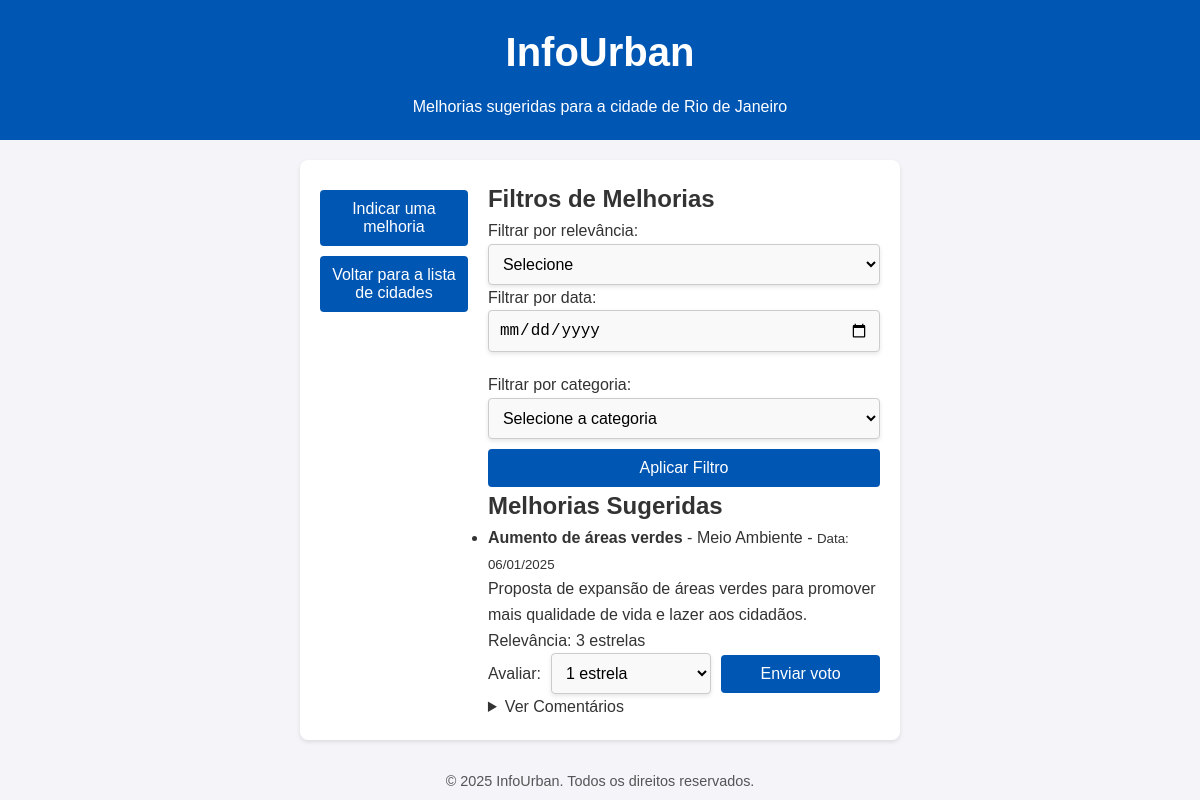
Screenshot of /php/melhorias_cidade.php?cidade_id=2 (signed in) with the database file from the repository.
### tables this page shows
CREATE TABLE cidades (
    id INT AUTO_INCREMENT PRIMARY KEY,
    nome VARCHAR(100) NOT NULL,
    estado CHAR(2) NOT NULL,
    data_criacao TIMESTAMP DEFAULT CURRENT_TIMESTAMP
);

CREATE TABLE melhorias (
    id INT AUTO_INCREMENT PRIMARY KEY,
    cidade_id INT NOT NULL,
    descricao TEXT NOT NULL,
    titulo TEXT NOT NULL,
    categoria VARCHAR(50),
    data_criacao TIMESTAMP DEFAULT CURRENT_TIMESTAMP,
    relevancia INT DEFAULT 0,
    FOREIGN KEY (cidade_id) REFERENCES cidades(id) ON DELETE CASCADE
);

### php/melhorias_cidade.php (the view, shortened to what this page needs)
<?php
    require('conexao.php');
    if (isset($_GET['cidade_id'])) {
        $cidadeId = $_GET['cidade_id'];
        $queryCidade = "SELECT nome FROM cidades WHERE id = '$cidadeId'";
        $resultCidade = mysqli_query($con, $queryCidade);
        $cidade = mysqli_fetch_assoc($resultCidade);
    } else {
        header('Location: principal.php');
        exit;
    }
    $orderBy = "ORDER BY data_criacao DESC";
    $filtroData = isset($_GET['data']) ? $_GET['data'] : '';
    $queryMelhorias = "SELECT m.*, COALESCE(SUM(v.estrelas), 0) AS relevancia
                FROM melhorias m
                LEFT JOIN votos_relevancia v ON m.id = v.melhoria_id
                WHERE m.cidade_id = '$cidadeId'";
    $queryMelhorias .= " GROUP BY m.id";
    if (!empty($orderBy)) {
        $queryMelhorias .= " " . $orderBy;
    }
    $resultMelhorias = mysqli_query($con, $queryMelhorias);
?>
<!DOCTYPE html>
<html lang="pt-br">
<head>
    <link rel="stylesheet" type="text/css" href="../css/styles.css">
</head>
<body>
    <header>
        <h1>InfoUrban</h1>
        <p>Melhorias sugeridas para a cidade de <?= $cidade['nome']; ?></p>
    </header>
    <main>
    <div class="opcoes">
            <button onclick="window.location.href='adicionar_melhoria.php?id=<?php echo $_GET['cidade_id']; ?>'">Indicar uma melhoria</button>
            <button onclick="window.location.href='principal.php'">Voltar para a lista de cidades</button>
    </div>
        <div>
            <section class="filtros">
                <h2>Filtros de Melhorias</h2>
                <form method="get" action="melhorias_cidade.php">
                    <label for="relevancia">Filtrar por relevância:</label>
                    <select name="relevancia" id="relevancia">
                        <option value="">Selecione</option>
                    </select>
                    <label for="data">Filtrar por data:</label>
                    <input type="date" id="data" name="data" value="<?= $filtroData; ?>">
                    <label for="filtroCategoria">Filtrar por categoria:</label>
                    <select id="filtroCategoria" name="filtroCategoria">
                        <option value="">Selecione a categoria</option>
                    </select>
                    <button type="submit">Aplicar Filtro</button>
                </form>
            </section>
            <section class="melhorias">
                <h2>Melhorias Sugeridas</h2>
                <?php if (mysqli_num_rows($resultMelhorias) > 0): ?>
                    <ul>
                        <?php while ($row = mysqli_fetch_assoc($resultMelhorias)): ?>
                            <li>
                                <strong><?= $row['titulo']; ?></strong> - <?= $row['categoria']; ?> - <small>Data: <?= date('d/m/Y', strtotime($row['data_criacao'])); ?></small>
                                <p><?= $row['descricao']; ?></p>
                                <p>Relevância: <?= $row['relevancia']; ?> estrelas</p>
                                <form method="post" action="votar_relevancia.php?melhoria_id=<?= $row['id'] ?>&cidade_id=<?= $_GET['cidade_id']; ?>" class="form-melhoria">
                                    <label for="estrelas">Avaliar:</label>
                                    <select name="estrela" id="estrelas" style="margin-left: 10px; margin-right: 10px;">
                                        <option value="1">1 estrela</option>
                                    </select>
                                    <button type="submit" style="margin-top: 0;">Enviar voto</button>
                                </form>
                                <details>
                                    <summary>Ver Comentários</summary>
                                </details>
                            </li>
                        <?php endwhile; ?>
                    </ul>
                <?php else: ?>
                    <p>Não há melhorias sugeridas para cidade.</p>
                <?php endif; ?>
            </section>
        </div>
    </main>
    <footer>
        <p>&copy; 2025 InfoUrban. Todos os direitos reservados.</p>
    </footer>
</body>
</html>

### css/styles.css (style rules this page uses)
* { margin: 0; padding: 0; box-sizing: border-box; }
body { font-family: Arial, sans-serif; background-color: #f4f4f9; color: #333; line-height: 1.6; margin: 0; }
header { background-color: #0056b3; color: white; padding: 20px 0; text-align: center; }
header h1 { font-size: 2.5rem; margin-bottom: 10px; }
header p { font-size: 1rem; font-weight: 300; }
main { padding: 20px; max-width: 600px; margin: 20px auto; background: white; border-radius: 8px; box-shadow: 0 2px 4px rgba(0, 0, 0, 0.1); }
footer { text-align: center; padding: 10px 0; background-color: #f4f4f9; font-size: 0.9rem; color: #555; }
button { width: 100%; padding: 10px; background-color: #0056b3; color: white; border: none; border-radius: 4px; font-size: 1rem; cursor: pointer; transition: background-color 0.3s; }

### php/melhorias_cidade.php (style rules this page uses)
main { display: flex; }
.opcoes { margin-right: 20px; }
button { width: 100%; padding: 10px; background-color: #0056b3; color: white; border: none; border-radius: 4px; font-size: 1rem; cursor: pointer; transition: background-color 0.3s; margin-top: 10px; }
select { width: 100%; padding: 10px; border: 1px solid #ccc; border-radius: 4px; background-color: #f9f9f9; font-size: 1rem; box-shadow: 0 2px 4px rgba(0, 0, 0, 0.1); }
input[type="date"] { width: 100%; padding: 10px; border: 1px solid #ccc; border-radius: 4px; background-color: #f9f9f9; font-size: 1rem; margin-bottom: 20px; box-shadow: 0 2px 4px rgba(0, 0, 0, 0.1); }
.form-melhoria { display: flex; align-items: center; }

### rows the page displays
cidades: nome "Rio de Janeiro"
melhorias: titulo "Aumento de áreas verdes", categoria "Meio Ambiente", data_criacao "06/01/2025", descricao "Proposta de expansão de áreas verdes para promover mais qualidade de vida e lazer aos cidadãos.", relevancia "3"
